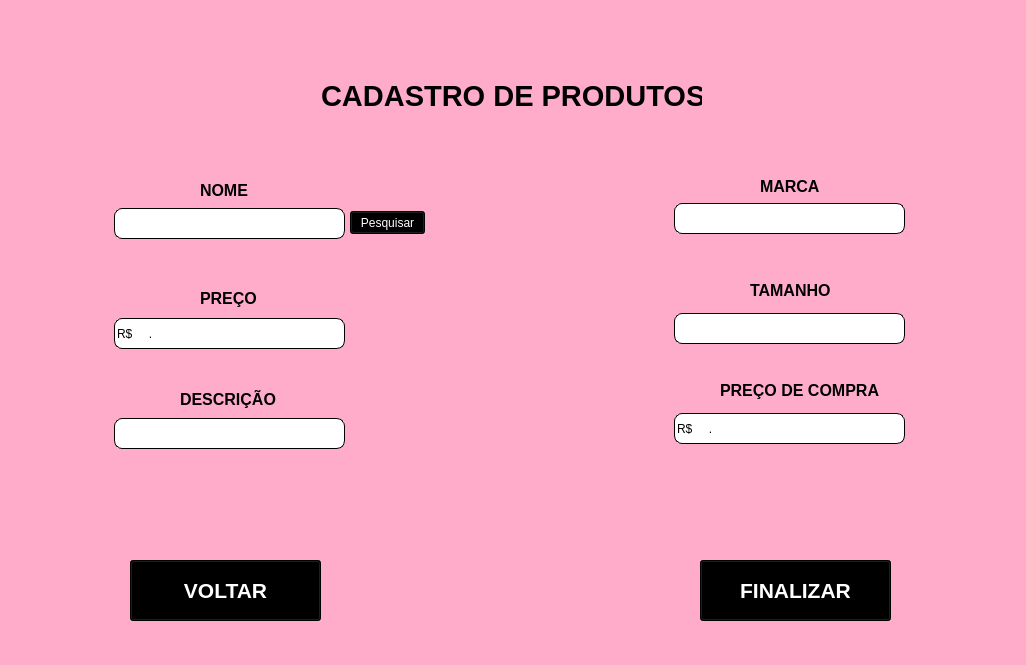
<?xml version="1.0" encoding="UTF-8"?>
<ui version="4.0">
 <class>Form</class>
 <widget class="QWidget" name="Form">
  <property name="geometry">
   <rect>
    <x>0</x>
    <y>0</y>
    <width>1026</width>
    <height>665</height>
   </rect>
  </property>
  <property name="maximumSize">
   <size>
    <width>1026</width>
    <height>665</height>
   </size>
  </property>
  <property name="windowTitle">
   <string>cad_prdt</string>
  </property>
  <property name="windowIcon">
   <iconset>
    <normaloff>../new tela/diamond-removebg-preview.png</normaloff>../new tela/diamond-removebg-preview.png</iconset>
  </property>
  <property name="styleSheet">
   <string notr="true">background-color: rgb(255, 172, 202);</string>
  </property>
  <widget class="QLabel" name="label">
   <property name="geometry">
    <rect>
     <x>321</x>
     <y>40</y>
     <width>381</width>
     <height>111</height>
    </rect>
   </property>
   <property name="font">
    <font>
     <family>Nirmala UI</family>
     <pointsize>22</pointsize>
     <weight>75</weight>
     <bold>true</bold>
    </font>
   </property>
   <property name="text">
    <string>CADASTRO DE PRODUTOS</string>
   </property>
  </widget>
  <widget class="QLineEdit" name="nome">
   <property name="geometry">
    <rect>
     <x>114</x>
     <y>208</y>
     <width>231</width>
     <height>31</height>
    </rect>
   </property>
   <property name="font">
    <font>
     <family>Nirmala UI</family>
    </font>
   </property>
   <property name="styleSheet">
    <string notr="true">QLineEdit {
background-color: #fff;
border: 1px solid #000000;
border-radius: 8px;
}

QLineEdit:focus {
border: 2px solid #000000;

}</string>
   </property>
  </widget>
  <widget class="QLineEdit" name="preco">
   <property name="geometry">
    <rect>
     <x>114</x>
     <y>318</y>
     <width>231</width>
     <height>31</height>
    </rect>
   </property>
   <property name="font">
    <font>
     <family>Nirmala UI</family>
    </font>
   </property>
   <property name="styleSheet">
    <string notr="true">QLineEdit {
background-color: #fff;
border: 1px solid #000000;
border-radius: 8px;
}

QLineEdit:focus {
border: 2px solid #000000;

}</string>
   </property>
   <property name="inputMask">
    <string>R$ 9999.99</string>
   </property>
   <property name="text">
    <string>R$ .</string>
   </property>
  </widget>
  <widget class="QLineEdit" name="desc">
   <property name="geometry">
    <rect>
     <x>114</x>
     <y>418</y>
     <width>231</width>
     <height>31</height>
    </rect>
   </property>
   <property name="font">
    <font>
     <family>Nirmala UI</family>
    </font>
   </property>
   <property name="styleSheet">
    <string notr="true">QLineEdit {
background-color: #fff;
border: 1px solid #000000;
border-radius: 8px;
}

QLineEdit:focus {
border: 2px solid #000000;

}</string>
   </property>
  </widget>
  <widget class="QLineEdit" name="tamanho">
   <property name="geometry">
    <rect>
     <x>674</x>
     <y>313</y>
     <width>231</width>
     <height>31</height>
    </rect>
   </property>
   <property name="font">
    <font>
     <family>Nirmala UI</family>
    </font>
   </property>
   <property name="styleSheet">
    <string notr="true">QLineEdit {
background-color: #fff;
border: 1px solid #000000;
border-radius: 8px;
}

QLineEdit:focus {
border: 2px solid #000000;

}</string>
   </property>
  </widget>
  <widget class="QLineEdit" name="marca">
   <property name="geometry">
    <rect>
     <x>674</x>
     <y>203</y>
     <width>231</width>
     <height>31</height>
    </rect>
   </property>
   <property name="font">
    <font>
     <family>Nirmala UI</family>
    </font>
   </property>
   <property name="styleSheet">
    <string notr="true">QLineEdit {
background-color: #fff;
border: 1px solid #000000;
border-radius: 8px;
}

QLineEdit:focus {
border: 2px solid #000000;

}</string>
   </property>
  </widget>
  <widget class="QLineEdit" name="preco_comp">
   <property name="geometry">
    <rect>
     <x>674</x>
     <y>413</y>
     <width>231</width>
     <height>31</height>
    </rect>
   </property>
   <property name="font">
    <font>
     <family>Nirmala UI</family>
    </font>
   </property>
   <property name="styleSheet">
    <string notr="true">QLineEdit {
background-color: #fff;
border: 1px solid #000000;
border-radius: 8px;
}

QLineEdit:focus {
border: 2px solid #000000;

}</string>
   </property>
   <property name="inputMask">
    <string>R$ 9999.99</string>
   </property>
  </widget>
  <widget class="QLabel" name="label_2">
   <property name="geometry">
    <rect>
     <x>760</x>
     <y>176</y>
     <width>61</width>
     <height>21</height>
    </rect>
   </property>
   <property name="font">
    <font>
     <family>Nirmala UI</family>
     <pointsize>12</pointsize>
     <weight>75</weight>
     <bold>true</bold>
    </font>
   </property>
   <property name="text">
    <string>MARCA</string>
   </property>
  </widget>
  <widget class="QLabel" name="label_3">
   <property name="geometry">
    <rect>
     <x>200</x>
     <y>288</y>
     <width>71</width>
     <height>21</height>
    </rect>
   </property>
   <property name="font">
    <font>
     <family>Nirmala UI</family>
     <pointsize>12</pointsize>
     <weight>75</weight>
     <bold>true</bold>
    </font>
   </property>
   <property name="text">
    <string>PREÇO</string>
   </property>
  </widget>
  <widget class="QLabel" name="label_4">
   <property name="geometry">
    <rect>
     <x>180</x>
     <y>389</y>
     <width>131</width>
     <height>21</height>
    </rect>
   </property>
   <property name="font">
    <font>
     <family>Nirmala UI</family>
     <pointsize>12</pointsize>
     <weight>75</weight>
     <bold>true</bold>
    </font>
   </property>
   <property name="text">
    <string>DESCRIÇÃO</string>
   </property>
  </widget>
  <widget class="QLabel" name="label_5">
   <property name="geometry">
    <rect>
     <x>200</x>
     <y>180</y>
     <width>51</width>
     <height>21</height>
    </rect>
   </property>
   <property name="font">
    <font>
     <family>Nirmala UI</family>
     <pointsize>12</pointsize>
     <weight>75</weight>
     <bold>true</bold>
    </font>
   </property>
   <property name="text">
    <string>NOME</string>
   </property>
  </widget>
  <widget class="QLabel" name="label_6">
   <property name="geometry">
    <rect>
     <x>750</x>
     <y>280</y>
     <width>81</width>
     <height>21</height>
    </rect>
   </property>
   <property name="font">
    <font>
     <family>Nirmala UI</family>
     <pointsize>12</pointsize>
     <weight>75</weight>
     <bold>true</bold>
    </font>
   </property>
   <property name="text">
    <string>TAMANHO</string>
   </property>
  </widget>
  <widget class="QLabel" name="label_7">
   <property name="geometry">
    <rect>
     <x>720</x>
     <y>380</y>
     <width>161</width>
     <height>21</height>
    </rect>
   </property>
   <property name="font">
    <font>
     <family>Nirmala UI</family>
     <pointsize>12</pointsize>
     <weight>75</weight>
     <bold>true</bold>
    </font>
   </property>
   <property name="text">
    <string>PREÇO DE COMPRA</string>
   </property>
  </widget>
  <widget class="QPushButton" name="finalizar">
   <property name="geometry">
    <rect>
     <x>700</x>
     <y>560</y>
     <width>191</width>
     <height>61</height>
    </rect>
   </property>
   <property name="font">
    <font>
     <family>Nirmala UI</family>
     <pointsize>16</pointsize>
     <weight>75</weight>
     <bold>true</bold>
    </font>
   </property>
   <property name="styleSheet">
    <string notr="true">background-color: rgb(0, 0, 0);
color: rgb(255, 255, 255);</string>
   </property>
   <property name="text">
    <string>FINALIZAR</string>
   </property>
  </widget>
  <widget class="QPushButton" name="voltar">
   <property name="geometry">
    <rect>
     <x>130</x>
     <y>560</y>
     <width>191</width>
     <height>61</height>
    </rect>
   </property>
   <property name="font">
    <font>
     <family>Nirmala UI</family>
     <pointsize>16</pointsize>
     <weight>75</weight>
     <bold>true</bold>
    </font>
   </property>
   <property name="styleSheet">
    <string notr="true">background-color: rgb(0, 0, 0);
color: rgb(255, 255, 255);</string>
   </property>
   <property name="text">
    <string>VOLTAR</string>
   </property>
  </widget>
  <widget class="QLabel" name="label_8">
   <property name="geometry">
    <rect>
     <x>420</x>
     <y>270</y>
     <width>191</width>
     <height>151</height>
    </rect>
   </property>
   <property name="text">
    <string/>
   </property>
   <property name="pixmap">
    <pixmap>../new tela/diamond-removebg-preview.png</pixmap>
   </property>
   <property name="scaledContents">
    <bool>true</bool>
   </property>
  </widget>
  <widget class="QPushButton" name="pesquisa">
   <property name="geometry">
    <rect>
     <x>350</x>
     <y>211</y>
     <width>75</width>
     <height>23</height>
    </rect>
   </property>
   <property name="styleSheet">
    <string notr="true">background-color: rgb(0, 0, 0);
color: rgb(255, 255, 255);</string>
   </property>
   <property name="text">
    <string>Pesquisar</string>
   </property>
  </widget>
 </widget>
 <resources/>
 <connections/>
</ui>
